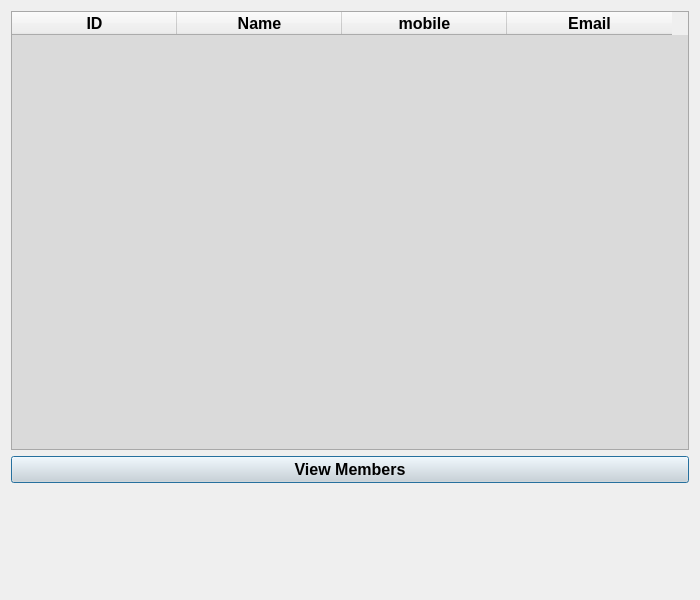
<?xml version="1.0" encoding="UTF-8"?>
<ui version="4.0">
 <class>Dialog</class>
 <widget class="QDialog" name="Dialog">
  <property name="geometry">
   <rect>
    <x>0</x>
    <y>0</y>
    <width>700</width>
    <height>600</height>
   </rect>
  </property>
  <property name="windowTitle">
   <string>Members View</string>
  </property>
  <layout class="QVBoxLayout" name="verticalLayout">
   <item>
    <widget class="QTableWidget" name="tableWidget">
     <property name="font">
      <font>
       <pointsize>12</pointsize>
       <weight>75</weight>
       <bold>true</bold>
      </font>
     </property>
     <property name="styleSheet">
      <string notr="true">QTableWidget{

background-color:rgb(218,218,218);
color:black

}</string>
     </property>
     <attribute name="horizontalHeaderDefaultSectionSize">
      <number>165</number>
     </attribute>
     <column>
      <property name="text">
       <string>ID</string>
      </property>
     </column>
     <column>
      <property name="text">
       <string>Name</string>
      </property>
     </column>
     <column>
      <property name="text">
       <string>mobile</string>
      </property>
     </column>
     <column>
      <property name="text">
       <string>Email</string>
      </property>
     </column>
    </widget>
   </item>
   <item>
    <widget class="QPushButton" name="pushButton">
     <property name="font">
      <font>
       <pointsize>12</pointsize>
       <weight>75</weight>
       <bold>true</bold>
      </font>
     </property>
     <property name="styleSheet">
      <string notr="true">QPushButton{

background-color:rgb(218,218,218);
color:black

}</string>
     </property>
     <property name="text">
      <string>View Members</string>
     </property>
    </widget>
   </item>
   <item>
    <widget class="QLabel" name="label">
     <property name="minimumSize">
      <size>
       <width>0</width>
       <height>100</height>
      </size>
     </property>
     <property name="font">
      <font>
       <pointsize>12</pointsize>
       <weight>50</weight>
       <bold>false</bold>
      </font>
     </property>
     <property name="text">
      <string/>
     </property>
    </widget>
   </item>
  </layout>
 </widget>
 <resources/>
 <connections/>
</ui>
